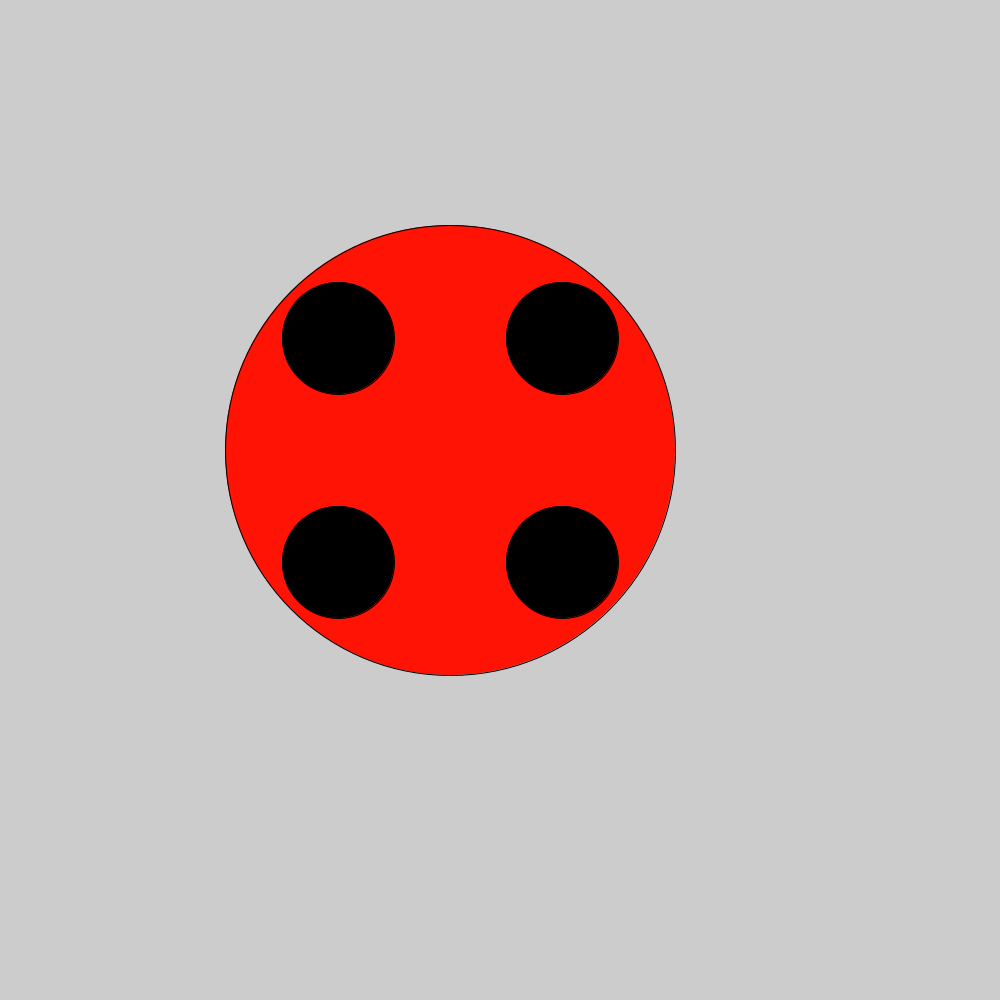
Frame 1 (no input)
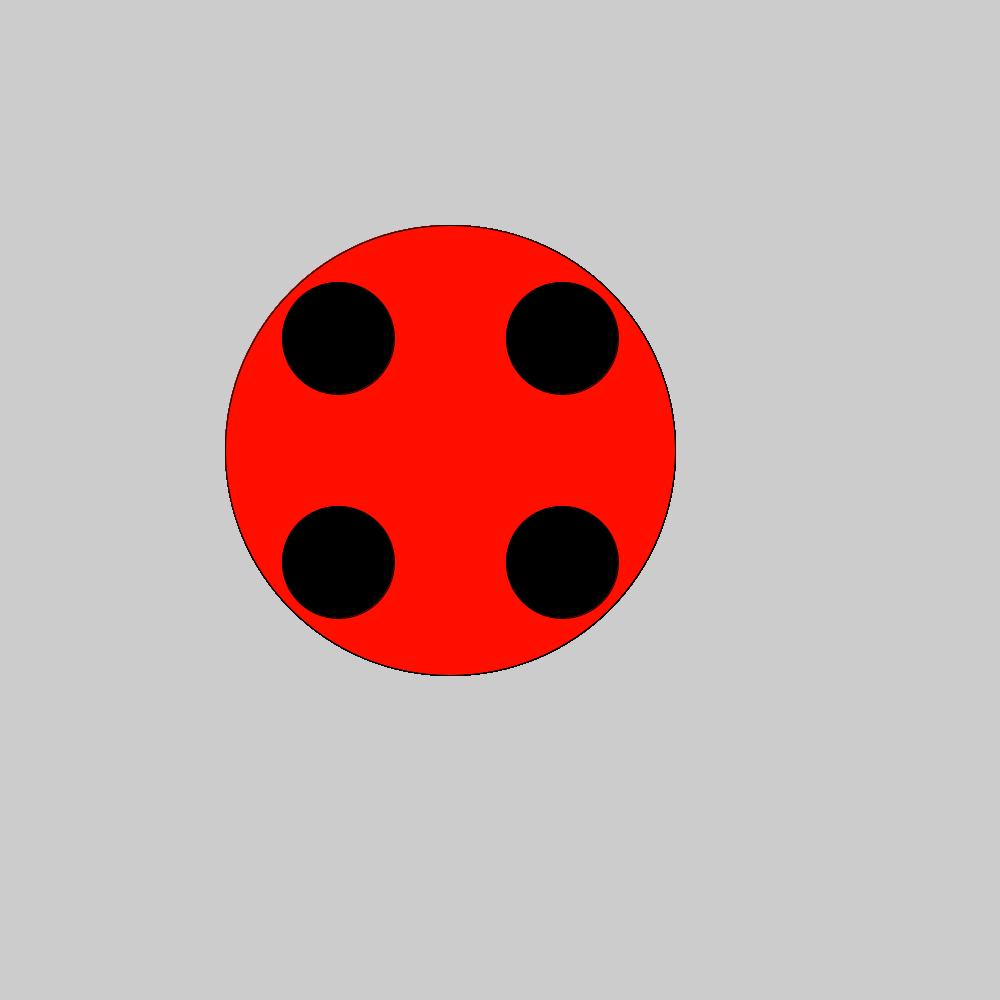
Frame 60 (the mouse pressed at the canvas centre just before this capture)
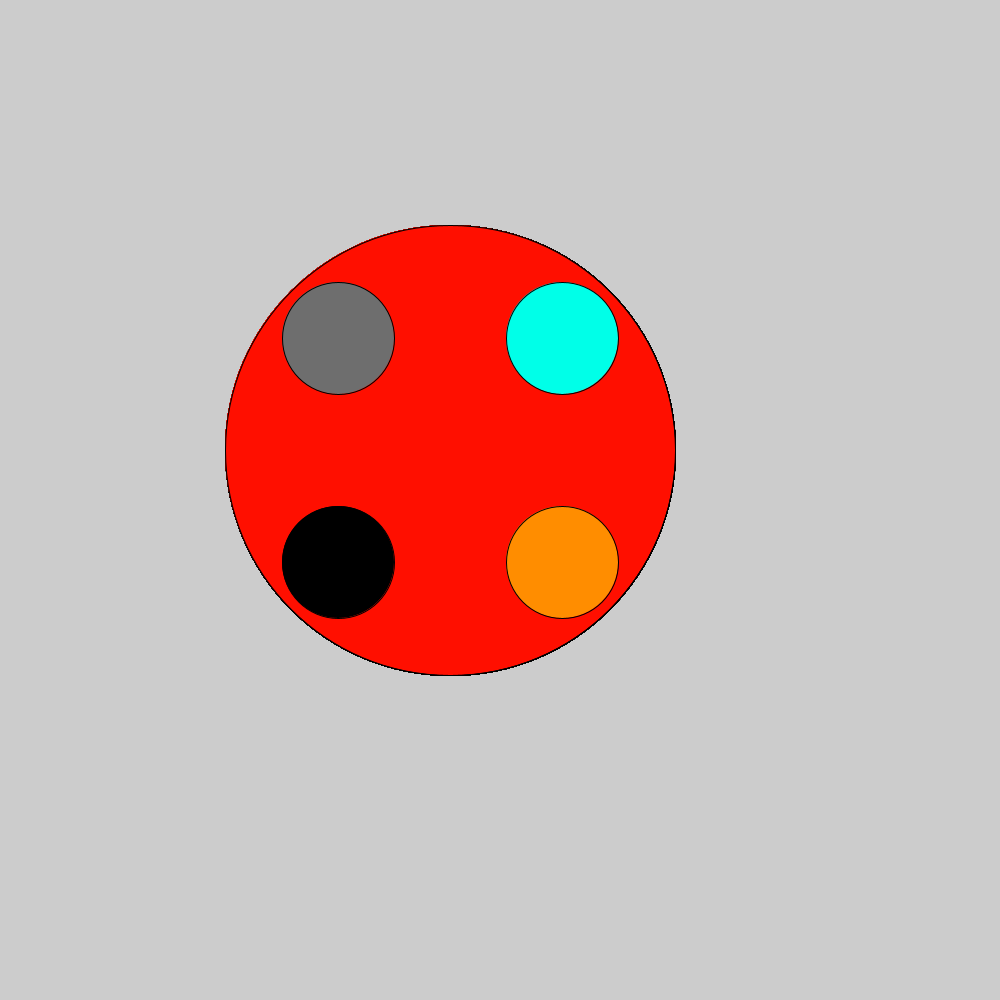
Frame 120 (the mouse held since frame 60 and released just before this capture)

The Processing sketch that drew these frames (run headless with seeded random() and noise(); from frame 60 on, the mouse is pressed at the canvas centre):

// Processing sketch: processing_152011
// ── processing_152011.pde

//Variables are declared at the top of the program.
int circleX, circleY;
 
int x, y;
 
//This is a setup function:
void setup() {
 
size(1000, 1000);
 
smooth(20);
}
 
//This is a draw function:
void draw() {
 
x = mouseX;
 
y = mouseY;
 
quadCircle(x, y, 450, 450, 450, 455, 15, 0, 250);
}
 
void quadCircle(int x, int y, int circleX, int circleY, int size, int red, int green, int blue, int alpha) {
 
fill (red, green, blue, alpha);
 
ellipse(circleX, circleY, size, size);
 
if (mouseOverCircle(circleX, circleY, x, y, size) == true) {
 
fill(#FF8D00);
}
 
else {
 
fill(0);
}
 
ellipse(circleX + size/4, circleY + size/4, size/4, size/4);
 
if (mouseOverCircle(circleX, circleY, x, y, size) == true) {
 
fill(#00FFE8);
}
 
else {
 
fill(0);
}
 
ellipse(circleX + size/4, circleY - size/4, size/4, size/4);
 
if (mouseOverCircle(circleX + size/4, circleY - size/4, x, y, size) == true) {
 
fill(110);
}
 
else {
 
fill(0);
}
 
ellipse(circleX - size/4, circleY - size/4, size/4, size/4);
 
if (mouseOverCircle(circleX - size/4, circleY - size/4, x, y, size) == true) {
 
fill(#7AAF93);
}
 
else {
 
fill(0);
}
 
ellipse(circleX - size/4, circleY + size/4, size/4, size/4);
 
if (mouseOverCircle(circleX - size/4, circleY + size/4, x, y, size) == true) {
 
fill(#FF8D00);
}
 
else {
 
fill(0);
}
}
 
boolean mouseOverCircle(int circleX, int circleY, int x, int y, int size) {
 
if (dist(circleX, circleY, x, y) < size/2) {
 
return true;
}
 
else {
 
return false;
}
}
